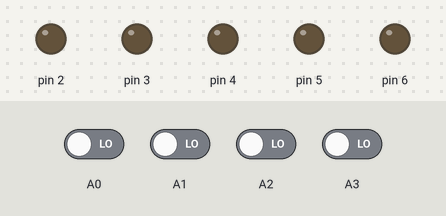
Bench run of a sketch on a simulated Arduino Uno, built with avr-gcc and run on an emulated ATmega328P. Shown: output pins drawn as LEDs (lit = HIGH). Dashed ring = blinking. Inputs (shaded band) come from the test bench; at power-on: A0–3 LOW.

Above: at 1.8 s.
1.9 s: A1 driven HIGH
At 2.15 s:
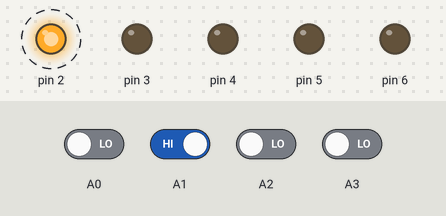
5.0 s: A0 driven HIGH
At 5.75 s:
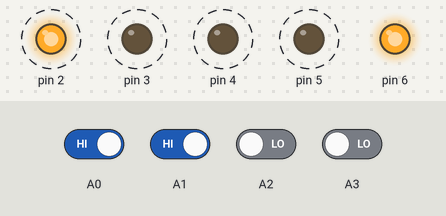
8.1 s: A2 driven HIGH
At 9.25 s:
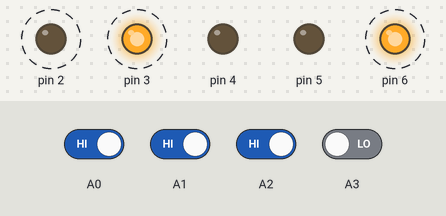
11.2 s: A0 driven LOW
14.3 s: A1 driven LOW
At 14.55 s:
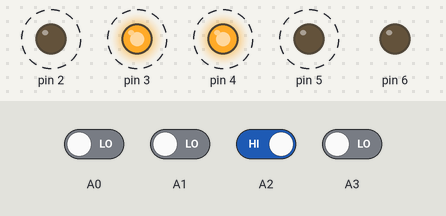
17.4 s: A2 driven LOW
At 18.4 s:
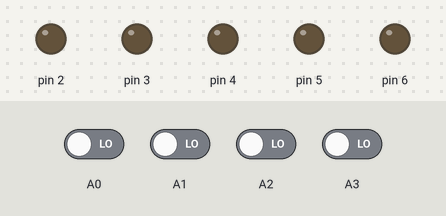
Timing chart, 0 to 19.9 s (numbered marks = the images above; inputs shaded):
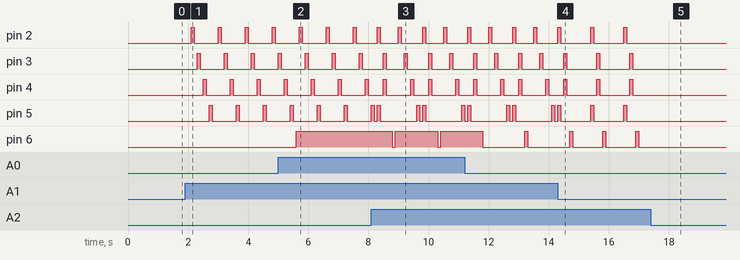

Measured:
- after the input at 1.9 s, pin 2: alternates HIGH for 0.10 s and LOW for 0.80 s, starting after 0.20 s; pin 3: alternates HIGH for 0.10 s and LOW for 0.80 s, starting after 0.40 s; pin 4: alternates HIGH for 0.10 s and LOW for 0.80 s, starting after 0.60 s; pin 5: alternates HIGH for 0.10 s and LOW for 0.80 s, starting after 0.80 s
- after the input at 5.0 s, pin 6: LOW → HIGH after 0.60 s
- after the input at 8.1 s, pin 6: alternates HIGH for 1.4 s and LOW for 0.10 s, starting after 0.70 s
- after the input at 14.3 s, pin 2: alternates HIGH for 0.10 s and LOW for 1.0 s, starting after 1.1 s; pin 3: alternates HIGH for 0.10 s and LOW for 1.0 s, starting after 1.3 s; pin 6: alternates HIGH for 0.10 s and LOW for 1.0 s, starting after 1.5 s
- after the input at 17.4 s, pin 2–6: stops changing and stays LOW

The sketch:

arduino_patterns_with_button.ino
```cpp
void setup() {
  // put your setup code here, to run once:
  pinMode(A0, INPUT);
  pinMode(A1, INPUT);
  pinMode(A2, INPUT);
  pinMode(A3, INPUT);
  pinMode(2, OUTPUT);
  pinMode(3, OUTPUT);
  pinMode(4, OUTPUT);
  pinMode(5, OUTPUT);
  pinMode(6, OUTPUT);
}

void loop() {
  // put your main code here, to run repeatedly:
  int p = digitalRead(A0);
  if (p == HIGH) {
    digitalWrite(6, HIGH);
    delay(100);
  }
  else
  {
    digitalWrite(6, LOW);
    delay(100);
  }
  p = digitalRead(A1);
  if (p == HIGH) {
    digitalWrite(2, HIGH);
    delay(100);
    digitalWrite(2, LOW);
    delay(100);
    digitalWrite(3, HIGH);
    delay(100);
    digitalWrite(3, LOW);
    delay(100);
    digitalWrite(4, HIGH);
    delay(100);
    digitalWrite(4, LOW);
    delay(100);
    digitalWrite(5, HIGH);
    delay(100);
    digitalWrite(5, LOW);
    delay(100);
  }
  else
  {
    digitalWrite(2, LOW);
    delay(100);
    digitalWrite(3, LOW);
    delay(100);
    digitalWrite(4, LOW);
    delay(100);
    digitalWrite(5, LOW);
    delay(100);
  }


  p = digitalRead(A2);
  if (p == HIGH) {
    digitalWrite(2, HIGH);
    digitalWrite(5, HIGH);
    delay(100);
    digitalWrite(2, LOW);
    digitalWrite(5, LOW);
    delay(100);
    digitalWrite(3, HIGH);
    digitalWrite(4, HIGH);
    delay(100);
    digitalWrite(3, LOW);
    digitalWrite(4, LOW);
    delay(100);

    digitalWrite(6, HIGH);
    delay(100);
    digitalWrite(6, LOW);
    delay(100);
  }
  p = digitalRead(A3);
  if (p == HIGH) {
    digitalWrite(2, HIGH);
    digitalWrite(6, HIGH);
    delay(100);
    digitalWrite(2, LOW);
    digitalWrite(6, LOW);
    delay(100);
    digitalWrite(3, HIGH);
    digitalWrite(6, HIGH);
    delay(100);
    digitalWrite(3, LOW);
    digitalWrite(6, LOW);
    delay(100);
    digitalWrite(4, HIGH);
    digitalWrite(6, HIGH);
    delay(100);
    digitalWrite(4, LOW);
    digitalWrite(6, LOW);
    delay(100);
    digitalWrite(5, HIGH);
    digitalWrite(6, HIGH);
    delay(100);
    digitalWrite(5, LOW);
    digitalWrite(6, LOW);
    delay(100);

  }
}
```
